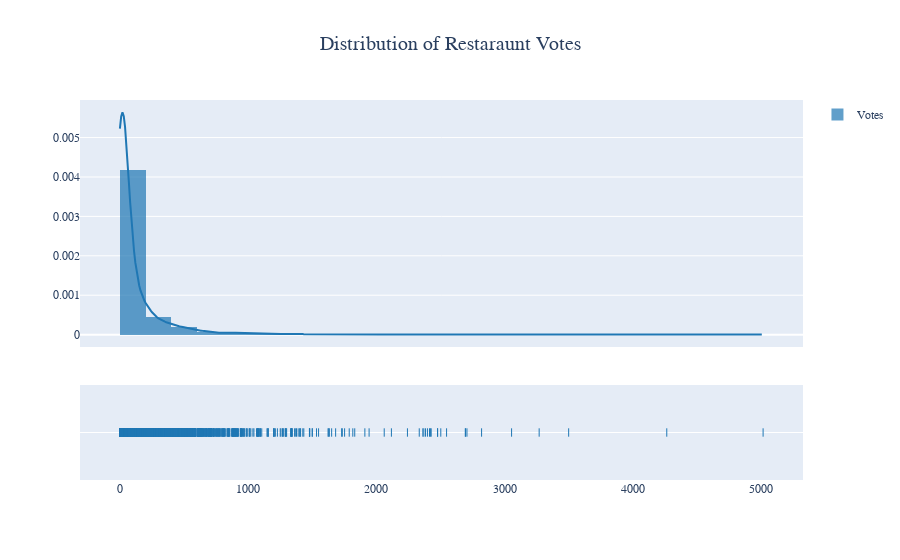

Source (notebook cell):
### Code cell
fig = ff.create_distplot([df.Votes],['Votes'],bin_size=200)
fig.update_layout(title_text='Distribution of Restaraunt Votes', 
                  title_font_color = 'medium turquoise', title_x = 0.5,
                  font_family="San Serif",
                  titlefont={'size': 20},)
iplot(fig, filename='Basic Distplot')

### Figure 1 — Plotly figure (JSON) as saved in the notebook; plotly's stock layout.template omitted (floating-point values rounded to 4 significant figures; data arrays with more than 128 entries replaced by an {"elided": "..."} marker saying what was removed)
{"data": [{"autobinx": false, "histnorm": "probability density", "legendgroup": "Votes", "marker": {"color": "rgb(31, 119, 180)"}, "name": "Votes", "opacity": 0.7, "type": "histogram", "x": {"elided": "6593 int values"}, "xaxis": "x", "xbins": {"end": 5016, "size": 200, "start": 1}, "yaxis": "y"}, {"legendgroup": "Votes", "marker": {"color": "rgb(31, 119, 180)"}, "mode": "lines", "name": "Votes", "showlegend": false, "type": "scatter", "x": {"elided": "500 float values"}, "xaxis": "x", "y": {"elided": "500 float values"}, "yaxis": "y"}, {"legendgroup": "Votes", "marker": {"color": "rgb(31, 119, 180)", "symbol": "line-ns-open"}, "mode": "markers", "name": "Votes", "showlegend": false, "type": "scatter", "x": {"elided": "6593 int values"}, "xaxis": "x", "y": {"elided": "6593 str values"}, "yaxis": "y2"}], "layout": {"barmode": "overlay", "font": {"family": "San Serif"}, "hovermode": "closest", "legend": {"traceorder": "reversed"}, "title": {"font": {"color": "medium turquoise", "size": 20}, "text": "Distribution of Restaraunt Votes", "x": 0.5}, "xaxis": {"anchor": "y2", "domain": [0, 1], "zeroline": false}, "yaxis": {"anchor": "free", "domain": [0.35, 1], "position": 0}, "yaxis2": {"anchor": "x", "domain": [0, 0.25], "dtick": 1, "showticklabels": false}}}
